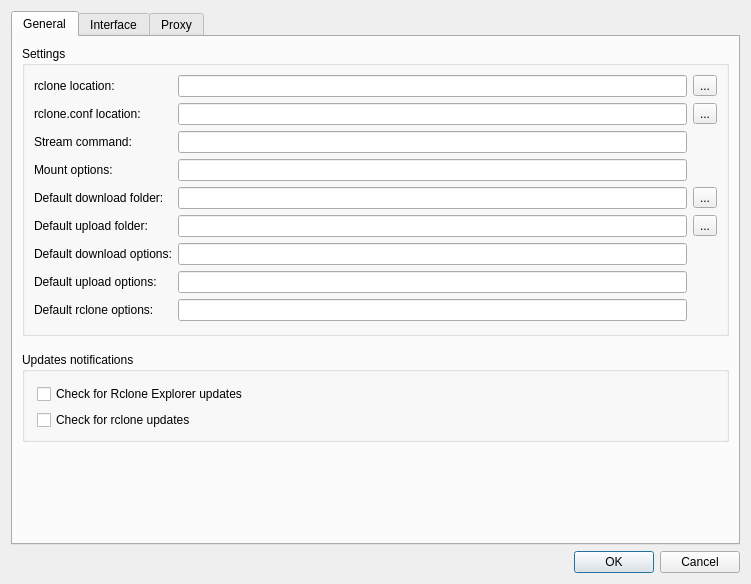
<?xml version="1.0" encoding="UTF-8"?>
<ui version="4.0">
 <class>PreferencesDialog</class>
 <widget class="QDialog" name="PreferencesDialog">
  <property name="geometry">
   <rect>
    <x>0</x>
    <y>0</y>
    <width>751</width>
    <height>537</height>
   </rect>
  </property>
  <property name="sizePolicy">
   <sizepolicy hsizetype="Preferred" vsizetype="MinimumExpanding">
    <horstretch>0</horstretch>
    <verstretch>0</verstretch>
   </sizepolicy>
  </property>
  <property name="windowTitle">
   <string>Preferences</string>
  </property>
  <layout class="QVBoxLayout" name="verticalLayout">
   <item>
    <widget class="QTabWidget" name="tabWidget">
     <property name="sizePolicy">
      <sizepolicy hsizetype="Expanding" vsizetype="MinimumExpanding">
       <horstretch>0</horstretch>
       <verstretch>0</verstretch>
      </sizepolicy>
     </property>
     <property name="currentIndex">
      <number>0</number>
     </property>
     <widget class="QWidget" name="tab_4">
      <attribute name="title">
       <string>General</string>
      </attribute>
      <layout class="QVBoxLayout" name="verticalLayout_5">
       <item>
        <widget class="QGroupBox" name="groupBox_2">
         <property name="title">
          <string>Settings</string>
         </property>
         <property name="flat">
          <bool>false</bool>
         </property>
         <property name="checkable">
          <bool>false</bool>
         </property>
         <layout class="QGridLayout" name="gridLayout_3">
          <property name="bottomMargin">
           <number>12</number>
          </property>
          <property name="horizontalSpacing">
           <number>-1</number>
          </property>
          <item row="0" column="2">
           <widget class="QToolButton" name="rcloneBrowse">
            <property name="text">
             <string>...</string>
            </property>
           </widget>
          </item>
          <item row="4" column="0">
           <widget class="QLabel" name="label">
            <property name="text">
             <string>rclone.conf location:</string>
            </property>
            <property name="buddy">
             <cstring>rcloneConf</cstring>
            </property>
           </widget>
          </item>
          <item row="14" column="0">
           <widget class="QLabel" name="label_12">
            <property name="text">
             <string>Default rclone options:</string>
            </property>
            <property name="buddy">
             <cstring>defaultRcloneOptions</cstring>
            </property>
           </widget>
          </item>
          <item row="11" column="2">
           <widget class="QToolButton" name="defaultUploadDirBrowse">
            <property name="text">
             <string>...</string>
            </property>
           </widget>
          </item>
          <item row="0" column="1">
           <widget class="QLineEdit" name="rclone">
            <property name="toolTip">
             <string>&lt;html&gt;&lt;head/&gt;&lt;body&gt;&lt;p&gt;rclone executable file location&lt;/p&gt;&lt;/body&gt;&lt;/html&gt;</string>
            </property>
           </widget>
          </item>
          <item row="7" column="0">
           <widget class="QLabel" name="mountLabel">
            <property name="text">
             <string>Mount options:</string>
            </property>
            <property name="buddy">
             <cstring>mount</cstring>
            </property>
           </widget>
          </item>
          <item row="12" column="1">
           <widget class="QLineEdit" name="defaultDownloadOptions">
            <property name="toolTip">
             <string>&lt;html&gt;&lt;head/&gt;&lt;body&gt;&lt;p&gt;extra rclone options used for downloads&lt;/p&gt;&lt;/body&gt;&lt;/html&gt;</string>
            </property>
           </widget>
          </item>
          <item row="9" column="1">
           <widget class="QLineEdit" name="defaultDownloadDir">
            <property name="toolTip">
             <string>&lt;html&gt;&lt;head/&gt;&lt;body&gt;&lt;p&gt;default download folder used for transfers&lt;/p&gt;&lt;/body&gt;&lt;/html&gt;</string>
            </property>
           </widget>
          </item>
          <item row="0" column="0">
           <widget class="QLabel" name="label_1">
            <property name="text">
             <string>rclone location:</string>
            </property>
            <property name="buddy">
             <cstring>rclone</cstring>
            </property>
           </widget>
          </item>
          <item row="4" column="2">
           <widget class="QToolButton" name="rcloneConfBrowse">
            <property name="text">
             <string>...</string>
            </property>
           </widget>
          </item>
          <item row="4" column="1">
           <widget class="QLineEdit" name="rcloneConf">
            <property name="toolTip">
             <string>&lt;html&gt;&lt;head/&gt;&lt;body&gt;&lt;p&gt;rclone configuration file locaction. if empty default location defined by rclone is used&lt;/p&gt;&lt;/body&gt;&lt;/html&gt;</string>
            </property>
           </widget>
          </item>
          <item row="13" column="0">
           <widget class="QLabel" name="label_11">
            <property name="text">
             <string>Default upload options:</string>
            </property>
            <property name="buddy">
             <cstring>defaultUploadOptions</cstring>
            </property>
           </widget>
          </item>
          <item row="6" column="0">
           <widget class="QLabel" name="label_2">
            <property name="text">
             <string>Stream command:</string>
            </property>
            <property name="buddy">
             <cstring>stream</cstring>
            </property>
           </widget>
          </item>
          <item row="7" column="1">
           <widget class="QLineEdit" name="mount">
            <property name="toolTip">
             <string>&lt;html&gt;&lt;head/&gt;&lt;body&gt;&lt;p&gt;options used by rclone for remotes mounting&lt;/p&gt;&lt;/body&gt;&lt;/html&gt;</string>
            </property>
           </widget>
          </item>
          <item row="13" column="1">
           <widget class="QLineEdit" name="defaultUploadOptions">
            <property name="toolTip">
             <string>&lt;html&gt;&lt;head/&gt;&lt;body&gt;&lt;p&gt;extra rclone options used for uploads&lt;/p&gt;&lt;/body&gt;&lt;/html&gt;</string>
            </property>
           </widget>
          </item>
          <item row="11" column="1">
           <widget class="QLineEdit" name="defaultUploadDir">
            <property name="toolTip">
             <string>&lt;html&gt;&lt;head/&gt;&lt;body&gt;&lt;p&gt;default upload folder used for transfers&lt;/p&gt;&lt;/body&gt;&lt;/html&gt;</string>
            </property>
           </widget>
          </item>
          <item row="9" column="0">
           <widget class="QLabel" name="label_d">
            <property name="text">
             <string>Default download folder:</string>
            </property>
            <property name="buddy">
             <cstring>defaultDownloadDir</cstring>
            </property>
           </widget>
          </item>
          <item row="12" column="0">
           <widget class="QLabel" name="label_10">
            <property name="text">
             <string>Default download options:</string>
            </property>
            <property name="buddy">
             <cstring>defaultDownloadOptions</cstring>
            </property>
           </widget>
          </item>
          <item row="9" column="2">
           <widget class="QToolButton" name="defaultDownloadDirBrowse">
            <property name="text">
             <string>...</string>
            </property>
           </widget>
          </item>
          <item row="14" column="1">
           <widget class="QLineEdit" name="defaultRcloneOptions">
            <property name="toolTip">
             <string>&lt;html&gt;&lt;head/&gt;&lt;body&gt;&lt;p&gt;extra rclone options used for all operations&lt;/p&gt;&lt;/body&gt;&lt;/html&gt;</string>
            </property>
           </widget>
          </item>
          <item row="11" column="0">
           <widget class="QLabel" name="label_u">
            <property name="text">
             <string>Default upload folder:</string>
            </property>
            <property name="buddy">
             <cstring>defaultUploadDir</cstring>
            </property>
           </widget>
          </item>
          <item row="6" column="1">
           <widget class="QLineEdit" name="stream">
            <property name="toolTip">
             <string>&lt;html&gt;&lt;head/&gt;&lt;body&gt;&lt;p&gt;location of audio/video player&lt;/p&gt;&lt;/body&gt;&lt;/html&gt;</string>
            </property>
           </widget>
          </item>
         </layout>
         <zorder>label_u</zorder>
         <zorder>label_d</zorder>
         <zorder>label_11</zorder>
         <zorder>label_12</zorder>
         <zorder>label_2</zorder>
         <zorder>mountLabel</zorder>
         <zorder>label_10</zorder>
         <zorder>label</zorder>
         <zorder>label_1</zorder>
         <zorder>defaultUploadOptions</zorder>
         <zorder>defaultRcloneOptions</zorder>
         <zorder>defaultDownloadOptions</zorder>
         <zorder>defaultUploadDir</zorder>
         <zorder>defaultDownloadDirBrowse</zorder>
         <zorder>defaultUploadDirBrowse</zorder>
         <zorder>mount</zorder>
         <zorder>stream</zorder>
         <zorder>rcloneConf</zorder>
         <zorder>rclone</zorder>
         <zorder>rcloneBrowse</zorder>
         <zorder>rcloneConfBrowse</zorder>
         <zorder>defaultDownloadDir</zorder>
        </widget>
       </item>
       <item>
        <spacer name="verticalSpacer1">
         <property name="orientation">
          <enum>Qt::Vertical</enum>
         </property>
         <property name="sizeType">
          <enum>QSizePolicy::Fixed</enum>
         </property>
         <property name="sizeHint" stdset="0">
          <size>
           <width>0</width>
           <height>10</height>
          </size>
         </property>
        </spacer>
       </item>
       <item>
        <widget class="QGroupBox" name="groupBox_4">
         <property name="sizePolicy">
          <sizepolicy hsizetype="Preferred" vsizetype="Fixed">
           <horstretch>0</horstretch>
           <verstretch>0</verstretch>
          </sizepolicy>
         </property>
         <property name="title">
          <string>Updates notifications</string>
         </property>
         <property name="flat">
          <bool>false</bool>
         </property>
         <layout class="QVBoxLayout" name="verticalLayout_4">
          <property name="leftMargin">
           <number>12</number>
          </property>
          <property name="topMargin">
           <number>12</number>
          </property>
          <item>
           <widget class="QCheckBox" name="checkRcloneBrowserUpdates">
            <property name="toolTip">
             <string>&lt;html&gt;&lt;head/&gt;&lt;body&gt;&lt;p&gt;check daily for Rclone Explorer availability&lt;/p&gt;&lt;/body&gt;&lt;/html&gt;</string>
            </property>
            <property name="text">
             <string>Check for Rclone Explorer updates</string>
            </property>
           </widget>
          </item>
          <item>
           <widget class="QCheckBox" name="checkRcloneUpdates">
            <property name="toolTip">
             <string>&lt;html&gt;&lt;head/&gt;&lt;body&gt;&lt;p&gt;check daily for rclone availability&lt;/p&gt;&lt;/body&gt;&lt;/html&gt;</string>
            </property>
            <property name="text">
             <string>Check for rclone updates</string>
            </property>
           </widget>
          </item>
         </layout>
        </widget>
       </item>
       <item>
        <spacer name="verticalSpacer_General">
         <property name="orientation">
          <enum>Qt::Vertical</enum>
         </property>
         <property name="sizeHint" stdset="0">
          <size>
           <width>20</width>
           <height>0</height>
          </size>
         </property>
        </spacer>
       </item>
      </layout>
     </widget>
     <widget class="QWidget" name="tab_2">
      <attribute name="title">
       <string>Interface</string>
      </attribute>
      <layout class="QVBoxLayout" name="verticalLayout_2">
       <item>
        <widget class="QGroupBox" name="groupBox_3">
         <property name="title">
          <string>System Tray</string>
         </property>
         <layout class="QGridLayout" name="gridLayout_4">
          <item row="0" column="0">
           <widget class="QCheckBox" name="alwaysShowInTray">
            <property name="text">
             <string>Always show in system tray</string>
            </property>
           </widget>
          </item>
          <item row="1" column="0">
           <widget class="QCheckBox" name="closeToTray">
            <property name="text">
             <string>Close to system tray</string>
            </property>
           </widget>
          </item>
          <item row="2" column="0">
           <widget class="QCheckBox" name="notifyFinishedTransfers">
            <property name="text">
             <string>Notify about finished transfers</string>
            </property>
           </widget>
          </item>
         </layout>
        </widget>
       </item>
       <item>
        <widget class="QGroupBox" name="groupBoxSoundPower">
         <property name="title">
          <string>Sounds and sleep</string>
         </property>
         <layout class="QVBoxLayout" name="verticalLayoutSoundPower">
          <item>
           <widget class="QCheckBox" name="playSounds">
            <property name="text">
             <string>Play a sound when a transfer finishes or fails</string>
            </property>
           </widget>
          </item>
          <item>
           <widget class="QCheckBox" name="keepAwake">
            <property name="text">
             <string>Keep the computer awake while transfers are running</string>
            </property>
           </widget>
          </item>
         </layout>
        </widget>
       </item>
       <item>
        <spacer name="verticalSpacer2">
         <property name="orientation">
          <enum>Qt::Vertical</enum>
         </property>
         <property name="sizeType">
          <enum>QSizePolicy::Fixed</enum>
         </property>
         <property name="sizeHint" stdset="0">
          <size>
           <width>0</width>
           <height>10</height>
          </size>
         </property>
        </spacer>
       </item>
       <item>
        <widget class="QGroupBox" name="groupBox">
         <property name="title">
          <string>User Interface</string>
         </property>
         <layout class="QGridLayout" name="gridLayout">
          <item row="1" column="0" colspan="2">
           <widget class="QCheckBox" name="showFileIcons">
            <property name="sizePolicy">
             <sizepolicy hsizetype="Fixed" vsizetype="Fixed">
              <horstretch>0</horstretch>
              <verstretch>0</verstretch>
             </sizepolicy>
            </property>
            <property name="text">
             <string>Show file icons</string>
            </property>
           </widget>
          </item>
          <item row="3" column="0" colspan="2">
           <widget class="QCheckBox" name="rowColors">
            <property name="text">
             <string>Alternating row colours</string>
            </property>
           </widget>
          </item>
          <item row="4" column="0">
           <widget class="QCheckBox" name="showHidden">
            <property name="text">
             <string>Show hidden files and folders</string>
            </property>
           </widget>
          </item>
          <item row="5" column="0" colspan="3">
           <widget class="QLabel" name="info">
            <property name="text">
             <string>Changing above options will require reopening remote tabs.</string>
            </property>
           </widget>
          </item>
          <item row="0" column="0" colspan="2">
           <widget class="QCheckBox" name="showFolderIcons">
            <property name="sizePolicy">
             <sizepolicy hsizetype="Fixed" vsizetype="Fixed">
              <horstretch>0</horstretch>
              <verstretch>0</verstretch>
             </sizepolicy>
            </property>
            <property name="text">
             <string>Show folder icons</string>
            </property>
           </widget>
          </item>
          <item row="6" column="0">
           <widget class="QLabel" name="themeLabel">
            <property name="text">
             <string>Theme:</string>
            </property>
           </widget>
          </item>
          <item row="6" column="1">
           <widget class="QComboBox" name="theme"/>
          </item>
         </layout>
        </widget>
       </item>
       <item>
        <spacer name="verticalSpacer3">
         <property name="orientation">
          <enum>Qt::Vertical</enum>
         </property>
         <property name="sizeType">
          <enum>QSizePolicy::Fixed</enum>
         </property>
         <property name="sizeHint" stdset="0">
          <size>
           <width>0</width>
           <height>10</height>
          </size>
         </property>
        </spacer>
       </item>
       <item>
        <widget class="QGroupBox" name="groupBox_5">
         <property name="enabled">
          <bool>true</bool>
         </property>
         <property name="sizePolicy">
          <sizepolicy hsizetype="Preferred" vsizetype="Fixed">
           <horstretch>0</horstretch>
           <verstretch>0</verstretch>
          </sizepolicy>
         </property>
         <property name="title">
          <string>Remotes icons size</string>
         </property>
         <layout class="QHBoxLayout" name="horizontalLayout">
          <item>
           <widget class="QCheckBox" name="cb_small">
            <property name="text">
             <string>Small</string>
            </property>
            <property name="autoExclusive">
             <bool>true</bool>
            </property>
            <property name="tristate">
             <bool>false</bool>
            </property>
           </widget>
          </item>
          <item>
           <widget class="QCheckBox" name="cb_medium">
            <property name="text">
             <string>Medium</string>
            </property>
            <property name="checked">
             <bool>true</bool>
            </property>
            <property name="autoExclusive">
             <bool>true</bool>
            </property>
           </widget>
          </item>
          <item>
           <widget class="QCheckBox" name="cb_large">
            <property name="text">
             <string>Large</string>
            </property>
            <property name="autoExclusive">
             <bool>true</bool>
            </property>
           </widget>
          </item>
          <item>
           <spacer name="horizontalSpacer">
            <property name="orientation">
             <enum>Qt::Horizontal</enum>
            </property>
            <property name="sizeHint" stdset="0">
             <size>
              <width>40</width>
              <height>20</height>
             </size>
            </property>
           </spacer>
          </item>
         </layout>
        </widget>
       </item>
       <item>
        <spacer name="verticalSpacer_Interface">
         <property name="orientation">
          <enum>Qt::Vertical</enum>
         </property>
         <property name="sizeHint" stdset="0">
          <size>
           <width>20</width>
           <height>0</height>
          </size>
         </property>
        </spacer>
       </item>
      </layout>
     </widget>
     <widget class="QWidget" name="tab">
      <attribute name="title">
       <string>Proxy</string>
      </attribute>
      <layout class="QVBoxLayout" name="verticalLayout_3">
       <item>
        <widget class="QGroupBox" name="groupBox_6">
         <property name="title">
          <string>Connection settings</string>
         </property>
         <layout class="QGridLayout" name="gridLayout_2">
          <item row="2" column="0">
           <widget class="QCheckBox" name="useProxy">
            <property name="toolTip">
             <string>&lt;html&gt;&lt;head/&gt;&lt;body&gt;&lt;p&gt;rclone will use proxy defined below to access Internet&lt;/p&gt;&lt;/body&gt;&lt;/html&gt;</string>
            </property>
            <property name="text">
             <string>Use manual proxy configuration</string>
            </property>
            <property name="autoExclusive">
             <bool>true</bool>
            </property>
           </widget>
          </item>
          <item row="0" column="0" colspan="2">
           <widget class="QCheckBox" name="useSystemSettings">
            <property name="sizePolicy">
             <sizepolicy hsizetype="Fixed" vsizetype="Fixed">
              <horstretch>0</horstretch>
              <verstretch>0</verstretch>
             </sizepolicy>
            </property>
            <property name="toolTip">
             <string>&lt;html&gt;&lt;head/&gt;&lt;body&gt;&lt;p&gt;rclone will use OS defined internet access&lt;/p&gt;&lt;/body&gt;&lt;/html&gt;</string>
            </property>
            <property name="text">
             <string>Use system settings</string>
            </property>
            <property name="checked">
             <bool>true</bool>
            </property>
            <property name="autoExclusive">
             <bool>true</bool>
            </property>
           </widget>
          </item>
         </layout>
        </widget>
       </item>
       <item>
        <spacer name="verticalSpacer4">
         <property name="orientation">
          <enum>Qt::Vertical</enum>
         </property>
         <property name="sizeType">
          <enum>QSizePolicy::Fixed</enum>
         </property>
         <property name="sizeHint" stdset="0">
          <size>
           <width>0</width>
           <height>10</height>
          </size>
         </property>
        </spacer>
       </item>
       <item>
        <widget class="QGroupBox" name="groupBox_8">
         <property name="title">
          <string>Manual proxy configuration</string>
         </property>
         <layout class="QGridLayout" name="gridLayout_5">
          <item row="2" column="1">
           <widget class="QLineEdit" name="no_proxy">
            <property name="toolTip">
             <string>e.g. localhost,127.0.0.0/8,cs.aliyuncs.com</string>
            </property>
           </widget>
          </item>
          <item row="0" column="1">
           <widget class="QLineEdit" name="http_proxy">
            <property name="toolTip">
             <string>e.g. http://127.0.0.1:1087</string>
            </property>
           </widget>
          </item>
          <item row="0" column="0">
           <widget class="QLabel" name="label_3">
            <property name="text">
             <string>http_proxy:</string>
            </property>
            <property name="buddy">
             <cstring>http_proxy</cstring>
            </property>
           </widget>
          </item>
          <item row="3" column="1">
           <widget class="QLabel" name="info_2">
            <property name="text">
             <string>&lt;html&gt;&lt;head/&gt;&lt;body&gt;&lt;p&gt;&lt;br/&gt;&lt;/p&gt;&lt;/body&gt;&lt;/html&gt;</string>
            </property>
           </widget>
          </item>
          <item row="2" column="0">
           <widget class="QLabel" name="label_5">
            <property name="text">
             <string>no_proxy:</string>
            </property>
            <property name="buddy">
             <cstring>no_proxy</cstring>
            </property>
           </widget>
          </item>
          <item row="1" column="1">
           <widget class="QLineEdit" name="https_proxy">
            <property name="toolTip">
             <string>e.g. https://127.0.0.1:1087</string>
            </property>
           </widget>
          </item>
          <item row="1" column="0">
           <widget class="QLabel" name="label_4">
            <property name="text">
             <string>https_proxy:</string>
            </property>
            <property name="buddy">
             <cstring>https_proxy</cstring>
            </property>
           </widget>
          </item>
         </layout>
        </widget>
       </item>
       <item>
        <widget class="QLabel" name="info_4">
         <property name="text">
          <string>For proxy settings changes to take effect Rclone Explorer has to be restarted.</string>
         </property>
        </widget>
       </item>
       <item>
        <spacer name="verticalSpacer_Proxy">
         <property name="orientation">
          <enum>Qt::Vertical</enum>
         </property>
         <property name="sizeHint" stdset="0">
          <size>
           <width>20</width>
           <height>0</height>
          </size>
         </property>
        </spacer>
       </item>
      </layout>
     </widget>
    </widget>
   </item>
   <item>
    <widget class="QDialogButtonBox" name="buttonBox">
     <property name="orientation">
      <enum>Qt::Horizontal</enum>
     </property>
     <property name="standardButtons">
      <set>QDialogButtonBox::Cancel|QDialogButtonBox::Ok</set>
     </property>
    </widget>
   </item>
  </layout>
 </widget>
 <tabstops>
  <tabstop>rclone</tabstop>
  <tabstop>rcloneBrowse</tabstop>
  <tabstop>rcloneConf</tabstop>
  <tabstop>rcloneConfBrowse</tabstop>
  <tabstop>stream</tabstop>
  <tabstop>mount</tabstop>
  <tabstop>defaultDownloadDir</tabstop>
  <tabstop>defaultDownloadDirBrowse</tabstop>
  <tabstop>defaultUploadDir</tabstop>
  <tabstop>defaultUploadDirBrowse</tabstop>
  <tabstop>defaultDownloadOptions</tabstop>
  <tabstop>defaultUploadOptions</tabstop>
  <tabstop>defaultRcloneOptions</tabstop>
  <tabstop>checkRcloneBrowserUpdates</tabstop>
  <tabstop>checkRcloneUpdates</tabstop>
  <tabstop>tabWidget</tabstop>
  <tabstop>alwaysShowInTray</tabstop>
  <tabstop>closeToTray</tabstop>
  <tabstop>notifyFinishedTransfers</tabstop>
  <tabstop>showFolderIcons</tabstop>
  <tabstop>showFileIcons</tabstop>
  <tabstop>rowColors</tabstop>
  <tabstop>showHidden</tabstop>
  <tabstop>theme</tabstop>
  <tabstop>cb_small</tabstop>
  <tabstop>cb_medium</tabstop>
  <tabstop>cb_large</tabstop>
  <tabstop>useSystemSettings</tabstop>
  <tabstop>useProxy</tabstop>
  <tabstop>http_proxy</tabstop>
  <tabstop>https_proxy</tabstop>
  <tabstop>no_proxy</tabstop>
 </tabstops>
 <resources/>
 <connections>
  <connection>
   <sender>buttonBox</sender>
   <signal>accepted()</signal>
   <receiver>PreferencesDialog</receiver>
   <slot>accept()</slot>
   <hints>
    <hint type="sourcelabel">
     <x>268</x>
     <y>512</y>
    </hint>
    <hint type="destinationlabel">
     <x>157</x>
     <y>274</y>
    </hint>
   </hints>
  </connection>
  <connection>
   <sender>buttonBox</sender>
   <signal>rejected()</signal>
   <receiver>PreferencesDialog</receiver>
   <slot>reject()</slot>
   <hints>
    <hint type="sourcelabel">
     <x>336</x>
     <y>512</y>
    </hint>
    <hint type="destinationlabel">
     <x>286</x>
     <y>274</y>
    </hint>
   </hints>
  </connection>
 </connections>
</ui>
